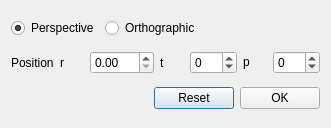
<?xml version="1.0" encoding="UTF-8"?>
<ui version="4.0">
 <class>CameraDialog</class>
 <widget class="QDialog" name="CameraDialog">
  <property name="geometry">
   <rect>
    <x>0</x>
    <y>0</y>
    <width>331</width>
    <height>128</height>
   </rect>
  </property>
  <property name="windowTitle">
   <string>Configure Camera</string>
  </property>
  <layout class="QVBoxLayout" name="verticalLayout">
   <item>
    <layout class="QHBoxLayout" name="horizontalLayout">
     <item>
      <widget class="QRadioButton" name="perspectiveButton">
       <property name="text">
        <string>Perspective</string>
       </property>
       <property name="checked">
        <bool>true</bool>
       </property>
      </widget>
     </item>
     <item>
      <widget class="QRadioButton" name="orthographicButton">
       <property name="text">
        <string>Orthographic</string>
       </property>
      </widget>
     </item>
     <item>
      <spacer name="horizontalSpacer_3">
       <property name="orientation">
        <enum>Qt::Horizontal</enum>
       </property>
       <property name="sizeHint" stdset="0">
        <size>
         <width>40</width>
         <height>20</height>
        </size>
       </property>
      </spacer>
     </item>
    </layout>
   </item>
   <item>
    <layout class="QGridLayout" name="gridLayout">
     <item row="0" column="1">
      <widget class="QLabel" name="label">
       <property name="text">
        <string>r</string>
       </property>
      </widget>
     </item>
     <item row="0" column="2">
      <widget class="QDoubleSpinBox" name="rValue">
       <property name="minimum">
        <double>0.000000000000000</double>
       </property>
       <property name="maximum">
        <double>999.990000000000009</double>
       </property>
      </widget>
     </item>
     <item row="0" column="0">
      <widget class="QLabel" name="label_4">
       <property name="text">
        <string>Position</string>
       </property>
      </widget>
     </item>
     <item row="0" column="5">
      <widget class="QLabel" name="phiLabel">
       <property name="text">
        <string>&lt;html&gt;&lt;head/&gt;&lt;body&gt;&lt;p&gt;p&lt;/p&gt;&lt;/body&gt;&lt;/html&gt;</string>
       </property>
      </widget>
     </item>
     <item row="0" column="3">
      <widget class="QLabel" name="thetaLabel">
       <property name="text">
        <string>t</string>
       </property>
      </widget>
     </item>
     <item row="0" column="6">
      <widget class="QSpinBox" name="phiValue">
       <property name="wrapping">
        <bool>true</bool>
       </property>
       <property name="correctionMode">
        <enum>QAbstractSpinBox::CorrectToNearestValue</enum>
       </property>
       <property name="maximum">
        <number>360</number>
       </property>
       <property name="singleStep">
        <number>15</number>
       </property>
      </widget>
     </item>
     <item row="0" column="4">
      <widget class="QSpinBox" name="thetaValue">
       <property name="wrapping">
        <bool>true</bool>
       </property>
       <property name="correctionMode">
        <enum>QAbstractSpinBox::CorrectToNearestValue</enum>
       </property>
       <property name="maximum">
        <number>180</number>
       </property>
       <property name="singleStep">
        <number>15</number>
       </property>
       <property name="value">
        <number>0</number>
       </property>
      </widget>
     </item>
    </layout>
   </item>
   <item>
    <layout class="QHBoxLayout" name="horizontalLayout_2">
     <item>
      <spacer name="horizontalSpacer_2">
       <property name="orientation">
        <enum>Qt::Horizontal</enum>
       </property>
       <property name="sizeHint" stdset="0">
        <size>
         <width>40</width>
         <height>20</height>
        </size>
       </property>
      </spacer>
     </item>
     <item>
      <widget class="QPushButton" name="resetButton">
       <property name="text">
        <string>Reset</string>
       </property>
      </widget>
     </item>
     <item>
      <widget class="QPushButton" name="okButton">
       <property name="text">
        <string>OK</string>
       </property>
      </widget>
     </item>
    </layout>
   </item>
  </layout>
 </widget>
 <tabstops>
  <tabstop>perspectiveButton</tabstop>
  <tabstop>orthographicButton</tabstop>
  <tabstop>rValue</tabstop>
  <tabstop>okButton</tabstop>
 </tabstops>
 <resources/>
 <connections/>
</ui>
